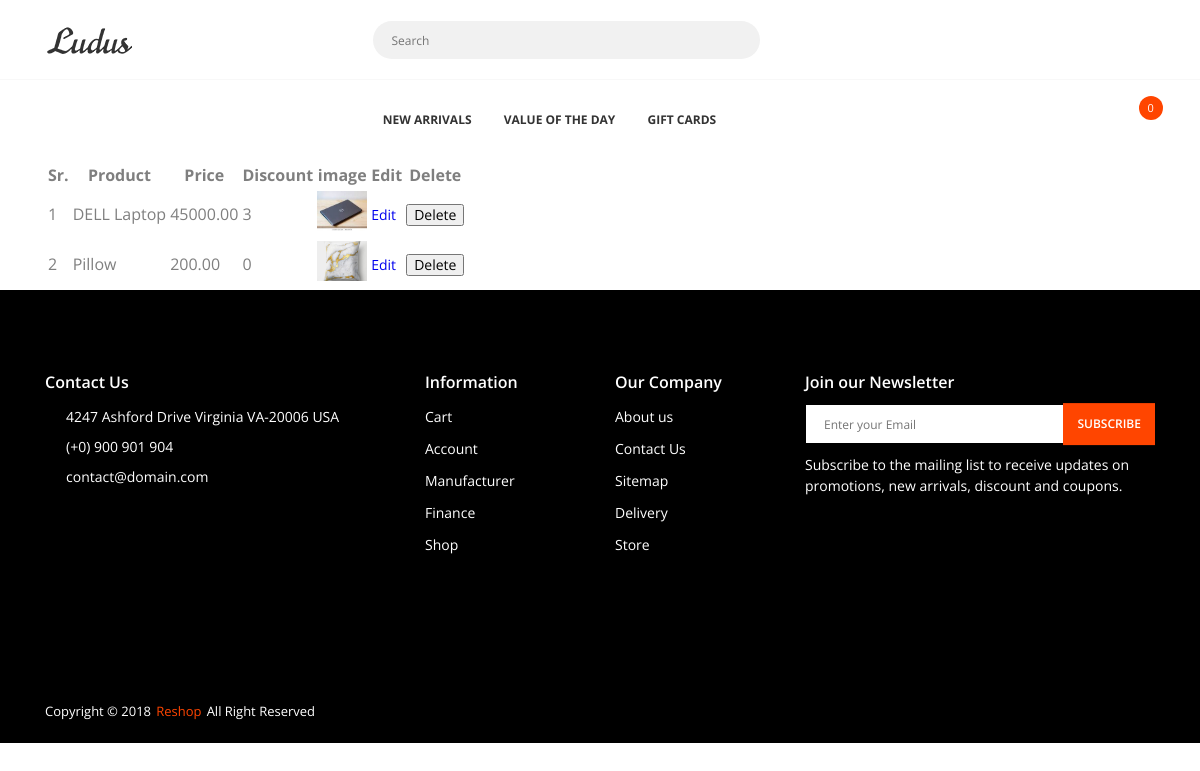
The app's page /admin (signed in), older data.
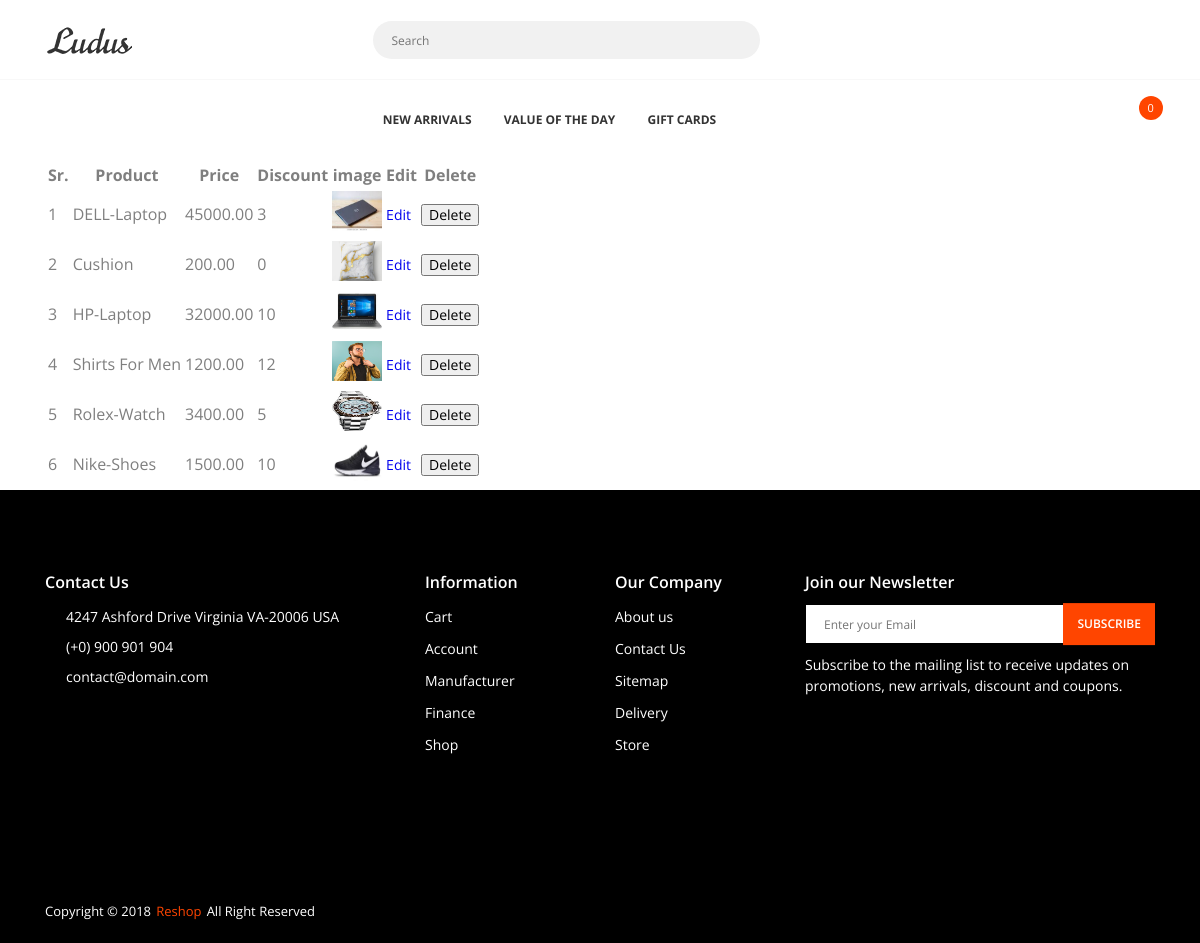
The same page, newer data.
### Main/models.py (models this page shows, shortened)
class Addproduct(db.Model):
    id = db.Column(db.Integer, primary_key=True)
    name = db.Column(db.String(40), nullable=False)
    price = db.Column(db.Numeric(10, 2), nullable=False)
    discount = db.Column(db.Integer, default=0)
    stock = db.Column(db.Integer, nullable=False)
    desc = db.Column(db.Text, nullable=False)
    pub_date = db.Column(db.DateTime, nullable=False, default=datetime.utcnow)
    category_id = db.Column(db.Integer, db.ForeignKey('category.id'),nullable=False)
    category = db.relationship('Category',backref=db.backref('categories', lazy=True))
    image1 = db.Column(db.String(150), nullable=False, default='image1.jpg')
    image2 = db.Column(db.String(150), nullable=False, default='image2.jpg')
    image3 = db.Column(db.String(150), nullable=False, default='image3.jpg')
    merchant_id = db.Column(db.Integer, db.ForeignKey('merchant.id'), nullable=False)
    merchant = db.relationship('Merchant', backref=db.backref('merchant', lazy=True))
    merchant_name = db.Column(db.String(45), nullable=False)
    merchant_phone = db.Column(db.String(8), nullable=False)
    merchant_address = db.Column(db.Text, nullable=False)

### Main/routes.py (the view)
@app.route("/admin",methods=['GET','POST'])
def admin():
    if 'email' not in session:
        flash(f'Please login first','danger')
        return redirect(url_for('login'))
    admin = Admin.query.filter_by(email=session['email']).first()
    if admin is None:
        return redirect(url_for('index'))
    products=Addproduct.query.all()
    return render_template('admin/manage.html',products=products)

### Main/models.py (called while the page is built)
@login_manager.user_loader
def load_user(user_id):
    return User.query.get(int(user_id))

### Main/templates/admin/manage.html (shortened to what this page needs)
{% extends "layout.html" %}
{% block head %}
{{ super() }}
{% endblock head%}
{% block content %}
<div class="container mt-5">
	<table class="table table-sm table-condensed table-striped table-hover">
		<thead>
			<th>Sr.</th>
			<th>Product</th>
			<th>Price</th>
			<th>Discount</th>
			<th>image</th>
			<th>Edit</th>
			<th>Delete</th>
		</thead>
		<tbody>
			{% for product in products %}
			<tr>
			<td>{{loop.index}}</td>
			<td>{{product.name}}</td>
			<td>{{product.price}}</td>
			<td>{{product.discount}}</td>
			<td><img src="{{url_for('static',filename='img/'+product.image1)}}" width="50" height="40"></td>
			<td><a href="{{url_for('updateproduct',id=product.id)}}" class="btn btn-sm btn-outline-info">Edit</a></td>
			<td><button type="button" class="btn btn-sm btn-outline-danger" data-toggle="modal" data-target="#exampleModal-{{product.id}}">
			  Delete</button></td>
			</tr>
			{% endfor %}
		</tbody>
	</table>
</div>
{% endblock content%}

Row changes from the older to the newer data that the page shows:
changed Addproduct: name "DELL Laptop" → "DELL-Laptop"
changed Addproduct: name "Pillow" → "Cushion"
added Addproduct: name "HP-Laptop", price "32000.00", discount "10", image1 (picture)
added Addproduct: name "Shirts For Men", price "1200.00", discount "12", image1 (picture)
added Addproduct: name "Rolex-Watch", price "3400.00", discount "5", image1 (picture)
added Addproduct: name "Nike-Shoes", price "1500.00", discount "10", image1 (picture)
